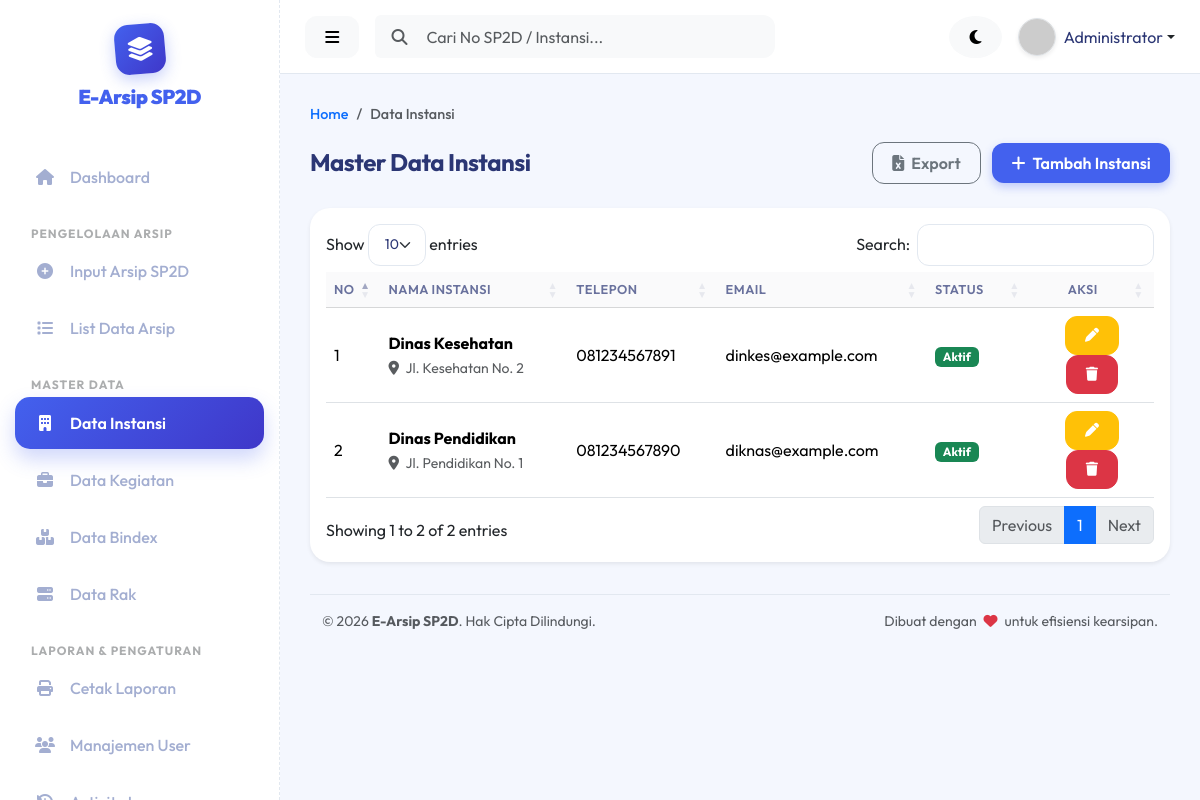
The page /index.php?page=instansi (signed in) on the database its author committed.
### tables this page shows
CREATE TABLE `instansi` (
  `id` INT(11) AUTO_INCREMENT PRIMARY KEY,
  `nama_instansi` VARCHAR(150) NOT NULL,
  `alamat` TEXT,
  `no_telepon` VARCHAR(20),
  `email` VARCHAR(100),
  `status_aktif` ENUM('Aktif', 'Nonaktif') DEFAULT 'Aktif',
  `created_at` TIMESTAMP DEFAULT CURRENT_TIMESTAMP,
  `updated_at` TIMESTAMP DEFAULT CURRENT_TIMESTAMP ON UPDATE CURRENT_TIMESTAMP
);

### config/config.php (called while the page is built, shortened)
<?php
function base_url($path = '') {
    return BASE_URL . $path;
}

### views/master/instansi.php (the view, shortened to what this page needs)
<?php include 'views/layout/header.php'; ?>
<?php include 'views/layout/sidebar.php'; ?>
<?php include 'views/layout/navbar.php'; ?>
<nav aria-label="breadcrumb">
  <ol class="breadcrumb">
    <li class="breadcrumb-item"><a href="<?= base_url('index.php?page=dashboard') ?>" class="text-decoration-none">Home</a></li>
    <li class="breadcrumb-item active" aria-current="page">Data Instansi</li>
  </ol>
</nav>
<div class="d-flex justify-content-between align-items-center mb-4">
    <h4 class="font-weight-bold mb-0">Master Data Instansi</h4>
    <div>
        <button type="button" class="btn btn-outline-secondary me-2"><i class="fa-solid fa-file-excel me-1"></i> Export</button>
        <button type="button" class="btn btn-primary" data-bs-toggle="modal" data-bs-target="#modalTambah">
            <i class="fa-solid fa-plus me-1"></i> Tambah Instansi
        </button>
    </div>
</div>
<div class="card border-0 shadow-sm">
    <div class="card-body">
        <div class="table-responsive">
            <table class="table table-hover align-middle w-100" id="tableInstansi">
                <thead class="table-light">
                    <tr>
                        <th width="5%">No</th>
                        <th>Nama Instansi</th>
                        <th>Telepon</th>
                        <th>Email</th>
                        <th>Status</th>
                        <th width="15%" class="text-center">Aksi</th>
                    </tr>
                </thead>
                <tbody>
                    <?php $no = 1; foreach($instansiList as $row): ?>
                    <tr>
                        <td><?= $no++ ?></td>
                        <td>
                            <strong><?= htmlspecialchars($row['nama_instansi']) ?></strong><br>
                            <small class="text-muted"><i class="fa-solid fa-location-dot me-1"></i> <?= htmlspecialchars($row['alamat']) ?></small>
                        </td>
                        <td><?= htmlspecialchars($row['no_telepon']) ?: '-' ?></td>
                        <td><?= htmlspecialchars($row['email']) ?: '-' ?></td>
                        <td>
                            <?php if($row['status_aktif'] == 'Aktif'): ?>
                                <span class="badge bg-success">Aktif</span>
                            <?php else: ?>
                                <span class="badge bg-danger">Nonaktif</span>
                            <?php endif; ?>
                        </td>
                        <td class="text-center">
                            <button class="btn btn-sm btn-warning text-white btn-edit"
                                data-id="<?= $row['id'] ?>"
                                data-nama="<?= htmlspecialchars($row['nama_instansi']) ?>"
                                data-alamat="<?= htmlspecialchars($row['alamat']) ?>"
                                data-telp="<?= htmlspecialchars($row['no_telepon']) ?>"
                                data-email="<?= htmlspecialchars($row['email']) ?>"
                                data-status="<?= $row['status_aktif'] ?>"
                                data-bs-toggle="modal" data-bs-target="#modalEdit">
                                <i class="fa-solid fa-pen"></i>
                            </button>
                            <button class="btn btn-sm btn-danger btn-delete" data-id="<?= $row['id'] ?>">
                                <i class="fa-solid fa-trash"></i>
                            </button>
                        </td>
                    </tr>
                    <?php endforeach; ?>
                </tbody>
            </table>
        </div>
    </div>
</div>
<?php
include 'views/layout/footer.php';
?>

### assets/css/style.css (style rules this page uses)
:root { --primary-color: #4361ee; --success-color: #2ecc71; --warning-color: #f39c12; --danger-color: #e74c3c; --bg-color: #f4f7fe; --text-color: #2b3674; --card-bg: #ffffff; --sidebar-bg: #ffffff; --sidebar-text: #a3aed1; --sidebar-hover: #f4f7fe; --sidebar-active: #4361ee; --sidebar-active-text: #ffffff; --border-color: #e2e8f0; --shadow-soft: 0 10px 30px rgba(0, 0, 0, 0.03); --shadow-hover: 0 15px 35px rgba(67, 97, 238, 0.1); }
body { background-color: var(--bg-color); color: var(--text-color); font-family: 'Outfit', sans-serif; transition: background-color 0.4s ease, color 0.4s ease; overflow-x: hidden; }
h1, h2, h3, h4, h5, h6 { font-weight: 700; letter-spacing: -0.5px; }
.card { background-color: var(--card-bg); border: 1px solid var(--border-color); border-radius: 20px; box-shadow: var(--shadow-soft); transition: all 0.3s ease; }
.btn { border-radius: 12px; font-weight: 600; padding: 0.5rem 1.2rem; transition: all 0.3s; }
.btn-primary { background-color: var(--primary-color); border: none; box-shadow: 0 4px 10px rgba(67, 97, 238, 0.3); }
.breadcrumb { font-weight: 500; font-size: 0.9rem; }
.table { color: var(--text-color); }
.table th { font-weight: 600; color: var(--text-color); opacity: 0.7; text-transform: uppercase; font-size: 0.8rem; letter-spacing: 0.5px; }

### rows shown on the page
instansi: nama_instansi "Dinas Kesehatan", alamat "Jl. Kesehatan No. 2", no_telepon "081234567891", email "dinkes@example.com", status_aktif "Aktif"
instansi: nama_instansi "Dinas Pendidikan", alamat "Jl. Pendidikan No. 1", no_telepon "081234567890", email "diknas@example.com", status_aktif "Aktif"

### other values the page prints
$userName "Administrator"
